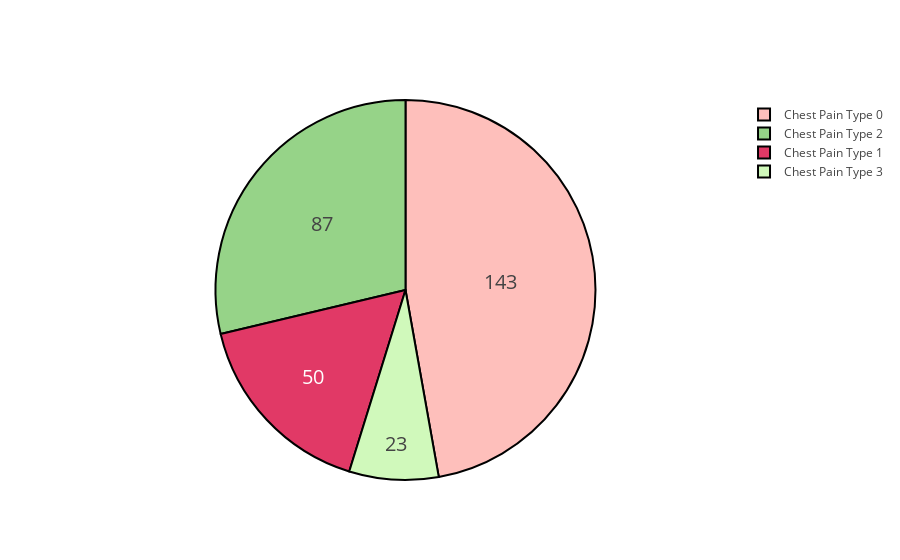

Source (notebook cell):
### Markdown cell above
## Pie Chart

### Code cell
labels = ['Chest Pain Type 0','Chest Pain Type 1','Chest Pain Type 2','Chest Pain Type 3']
values = [
      len(heart_df[(heart_df["cp"] == 0)]), 
      len(heart_df[(heart_df["cp"] == 1)]),
      len(heart_df[(heart_df["cp"] == 2)]),
      len(heart_df[(heart_df["cp"] == 3)])
]
colors = ['#FEBFBB', '#E13966', '#96D388', '#D0F9BB']

trace = go.Pie(labels=labels, values=values,
               hoverinfo='label+percent', textinfo='value', 
               textfont=dict(size=20),
               marker=dict(colors=colors, 
                           line=dict(color='#000000', width=2)))

plotly.offline.iplot([trace], filename='styled_pie_chart')

### Figure 1 — Plotly figure (JSON) as saved in the notebook; plotly's stock layout.template omitted (floating-point values rounded to 4 significant figures)
{"data": [{"hoverinfo": "label+percent", "labels": ["Chest Pain Type 0", "Chest Pain Type 1", "Chest Pain Type 2", "Chest Pain Type 3"], "marker": {"colors": ["#FEBFBB", "#E13966", "#96D388", "#D0F9BB"], "line": {"color": "#000000", "width": 2}}, "textfont": {"size": 20}, "textinfo": "value", "type": "pie", "uid": "a3b88054-1781-4be6-88ac-b94bd211c12c", "values": [143, 50, 87, 23]}], "layout": {}}
